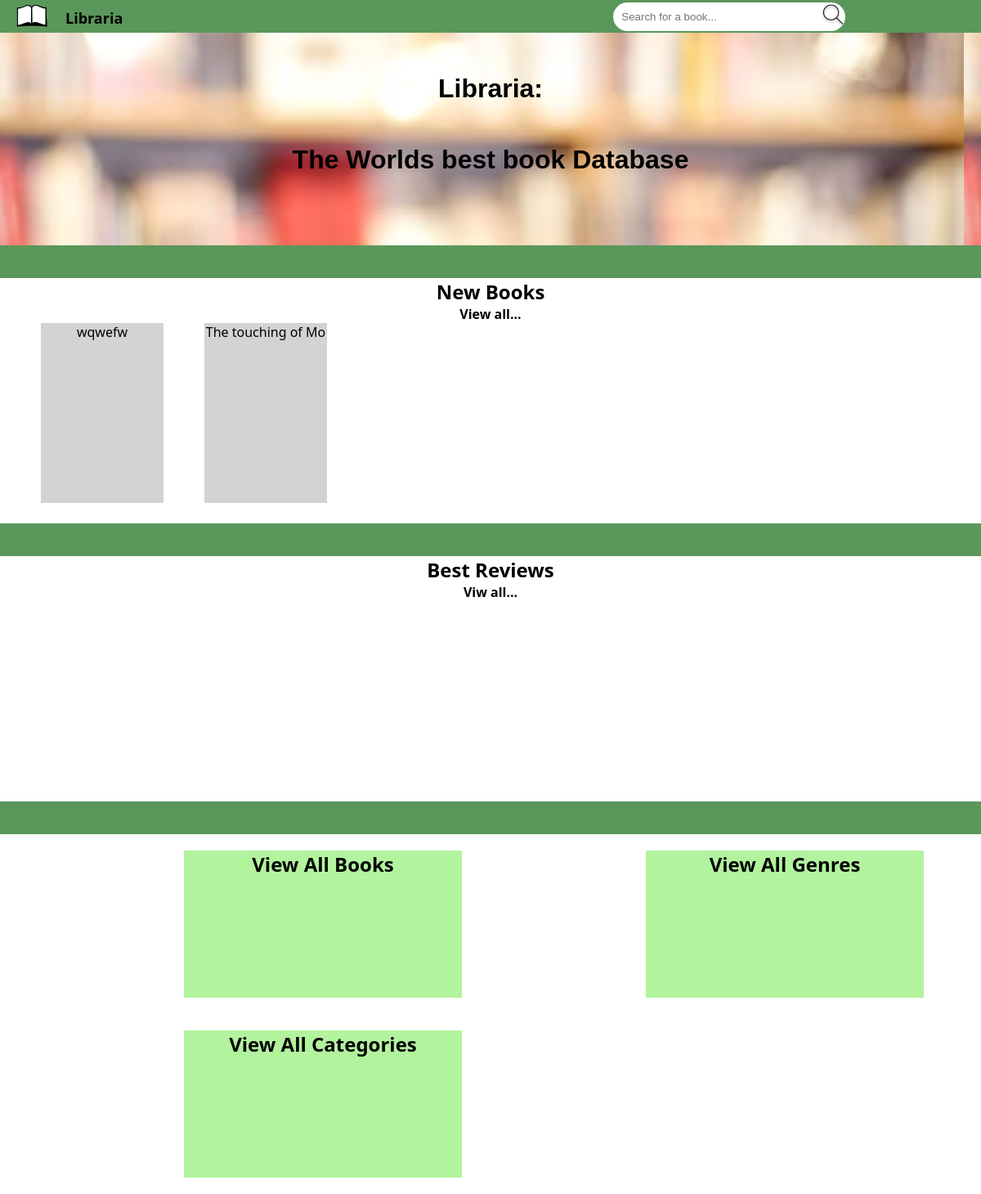
Before: / with the older database file.
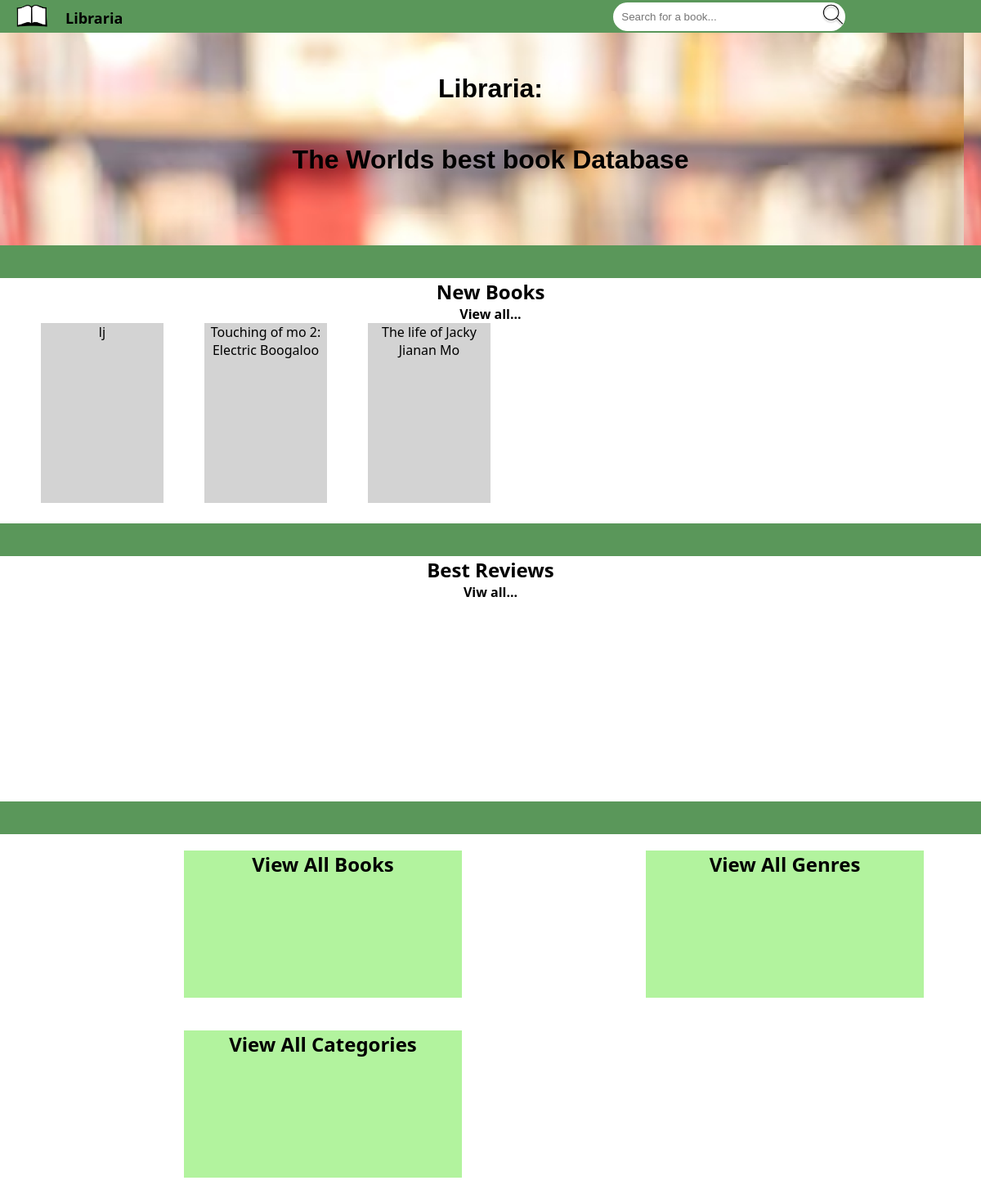
After: the same page with the newer database file.
### tables this page shows
CREATE TABLE "library" (
	"Id"	INTEGER NOT NULL UNIQUE,
	"Title"	TEXT NOT NULL,
	"Authour"	TEXT NOT NULL,
	"Genre"	TEXT NOT NULL,
	"Category"	TEXT NOT NULL,
	"Published"	TEXT NOT NULL,
	"Rating"	INTEGER NOT NULL,
	"Description"	TEXT NOT NULL,
	"Cover"	TEXT,
	PRIMARY KEY("Id" AUTOINCREMENT)
);

### app.py (the view)
@app.route('/')
def index():
    conn = get_db_connection()
    sql = "SELECT * FROM library ORDER BY id DESC"
    books = conn.execute(sql).fetchall()
    conn.close()
    return render_template('index.html', books=books)

### app.py (called while the page is built)
def get_db_connection():
    conn = sqlite3.connect('book.db')
    conn.row_factory = sqlite3.Row
    return conn

### templates/index.html (shortened to what this page needs)
<!DOCTYPE html>
<html>
<head>
    <link rel="stylesheet" href="{{ url_for('static', filename='stylesheet.css') }}">
</head>
<body>
    <ul id="navbar">
        <li class="navitem"><a id="navtext" href="{{ url_for('index') }}"><img src="{{ url_for('static', filename='logo.png') }}" id="logo"/></a></li>
        <li class="navitem"><a id="navtext" href="{{ url_for('index') }}">Libraria</a></li>
        <input id="search" class="searchicon" type="text" placeholder="Search for a book...">
        <li class="navright"><a id="navtext" href="{{ url_for('viewbooks') }}">View books</a></li>
        <li class="navright"><a id="navtext" href="{{ url_for('newbook') }}"><img id="addbook" src="{{ url_for('static', filename='addbook.png') }}" /></a></li>
    </ul>
{% block body %}
<div id="banner">
    <h4 class="bannertext">Libraria:</h4>
    <h4 class="bannertext">The Worlds best book Database</h4>
</div>
<div class="bottombar"></div>
<div id="category">
    <h2 id="largetext">New Books</h2>
    <h4 id="smalltext">View all...</h4>
    {% for books in books %}
        <a class="coverbg" href="{{ url_for('bookinfo', id=books.id) }}" class="bookcover">{{ books.title }}</a>
    {% endfor %}
</div>
<div class="bottombar"></div>
<div id="category">
    <h2 id="largetext">Best Reviews</h2>
    <h4 id="smalltext">Viw all...</h4>
</div>
<div class="bottombar"></div>
<div id="choose">
    <h2 class="box">View All Books</h2>
    <h2 class="box">View All Genres</h2>
    <h2 class="box">View All Categories</h2>
</div>
</body>
</html>
{% endblock %}

### static/stylesheet.css (style rules this page uses)
* { margin: 0; padding: 0; border: 0; }
#navbar { list-style-type: none; overflow: hidden; background-color: #5A975A; margin: 0px; padding: 0px; height: 40px; }
.navitem { float: left; }
#logo { float: left; width: 40px; height: 20px; margin: 0px; padding: 0px; object-fit: cover; overflow: visible; }
#navtext { display: block; font-family: 'Segoe UI', Tahoma, Geneva, Verdana, sans-serif; color: black; text-align: center; padding-top: 10px; padding-left: 20px; text-decoration: none; font-weight: bold; font-size: large; }
#search { margin-top: 3px; margin-left: 600px; width: 22%; border-radius: 20px; padding: 10px; background-color: white; }
.searchicon { background: url("magnify.png") no-repeat right; background-size: 30px; margin-right: 100px; }
.navright { float: right; object-fit: cover; padding-right: 5px; padding-bottom: 10px; size: 10px; }
.coverbg { height: 220px; width: 150px; margin-left: 50px; float: left; background: lightgray; text-align: center; text-decoration: none; color: black; }
#banner { margin-bottom:0px; height: 150px; text-align: center; background-image: url('banner.png'); height: 260px; }
.bannertext { font-family:'Trebuchet MS', 'Lucida Sans Unicode', 'Lucida Grande', 'Lucida Sans', Arial, sans-serif; font-size: xx-large; padding-top: 50px; }
.bottombar { width: 100%; height: 40px; background-color: #5A975A; }
#category { font-family: 'Segoe UI', Tahoma, Geneva, Verdana, sans-serif; text-align: center; height: 300px; }
#choose { height: 150px; }
.box { margin-top: 20px; margin-bottom: 20px; float: inline-start; background-color: #B2F39E; width: 340px; height: 180px; margin-left: 225px; text-align: center; justify-content: center; font-family: 'Segoe UI', Tahoma, Geneva, Verdana, sans-serif; }

Changed rows visible on the page:
removed library: title "wqwefw"
removed library: title "The touching of Mo"
added library: title "lj"
added library: title "Touching of mo 2: Electric Boogaloo"
added library: title "The life of Jacky Jianan Mo"
